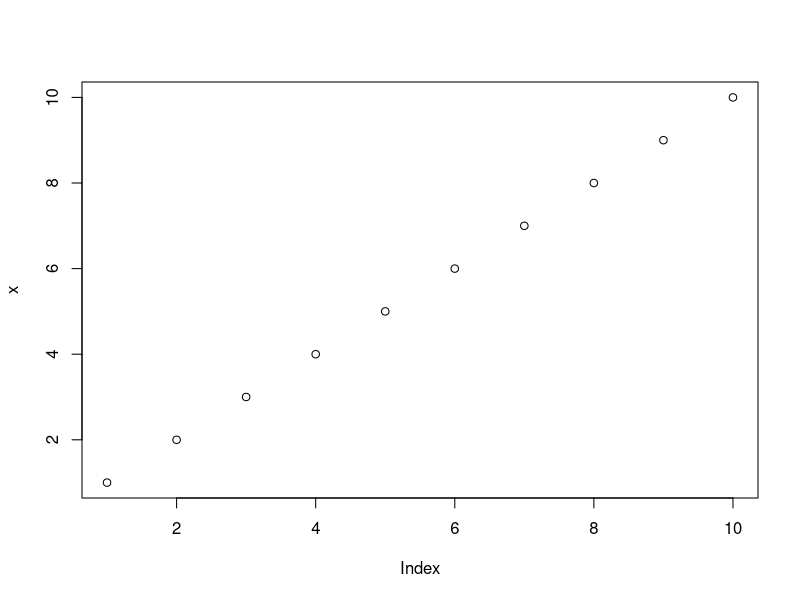
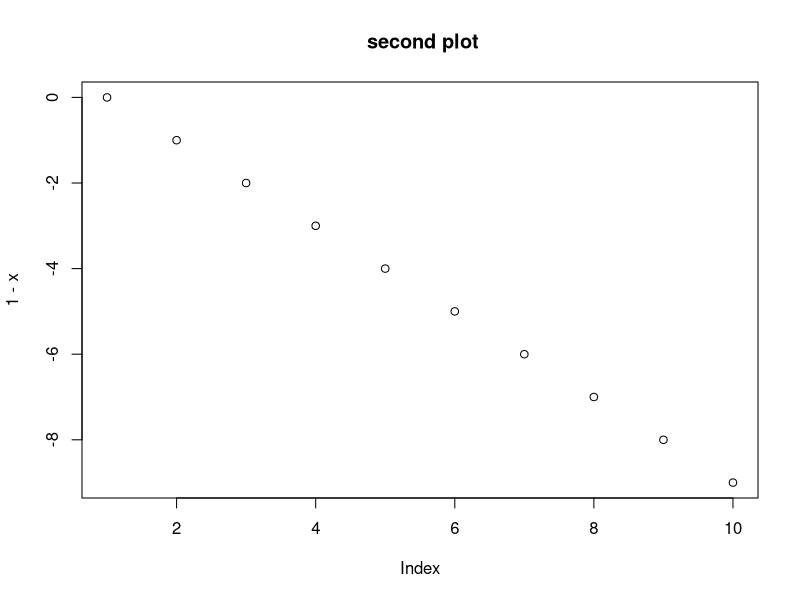

Here is the R script that generated these plots, in order:
### this is our first git control file
### Diana Trutschel

x<-1:10
plot(x)

plot(1-x, main =" second plot")

###some new ..
print(x)